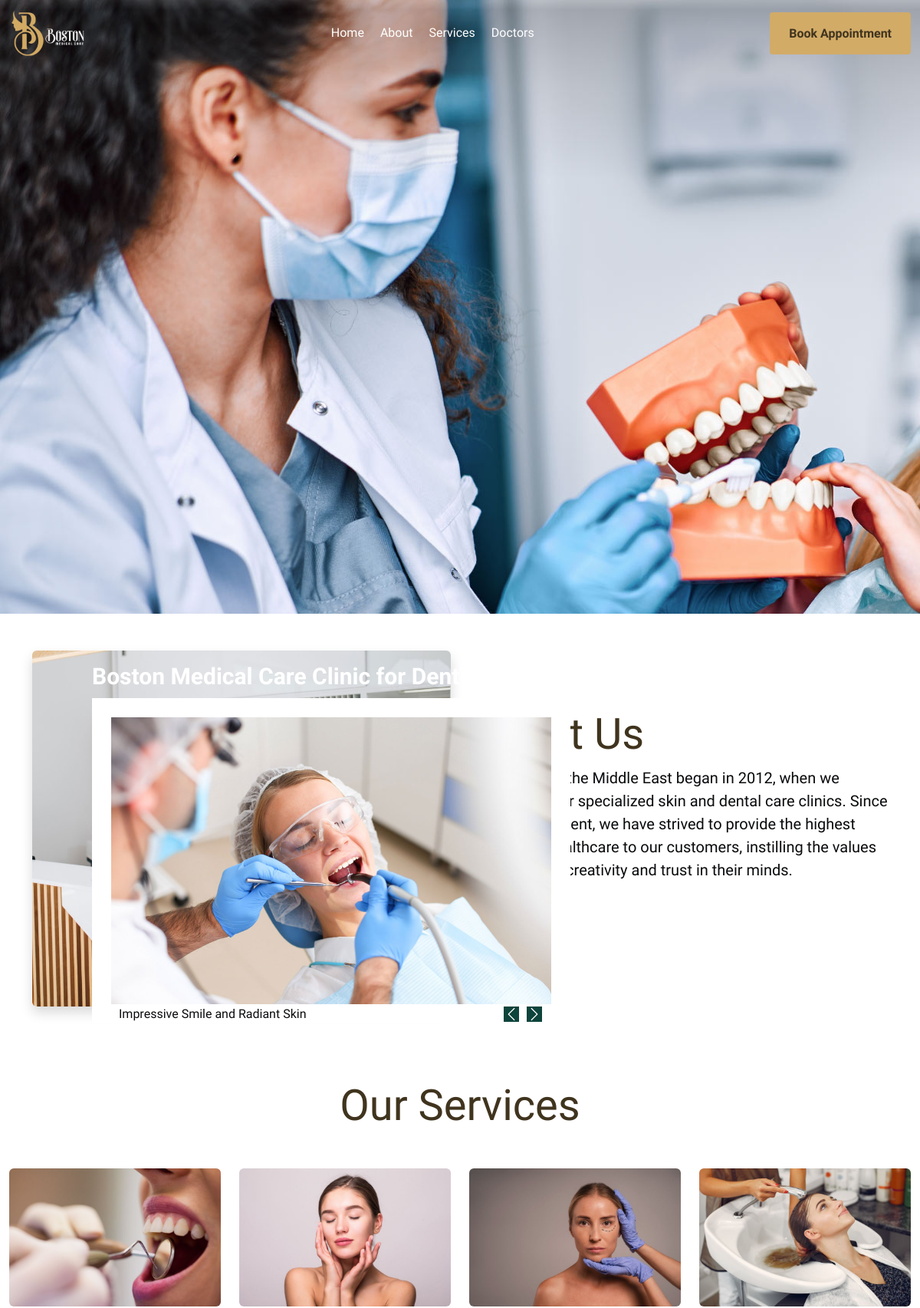
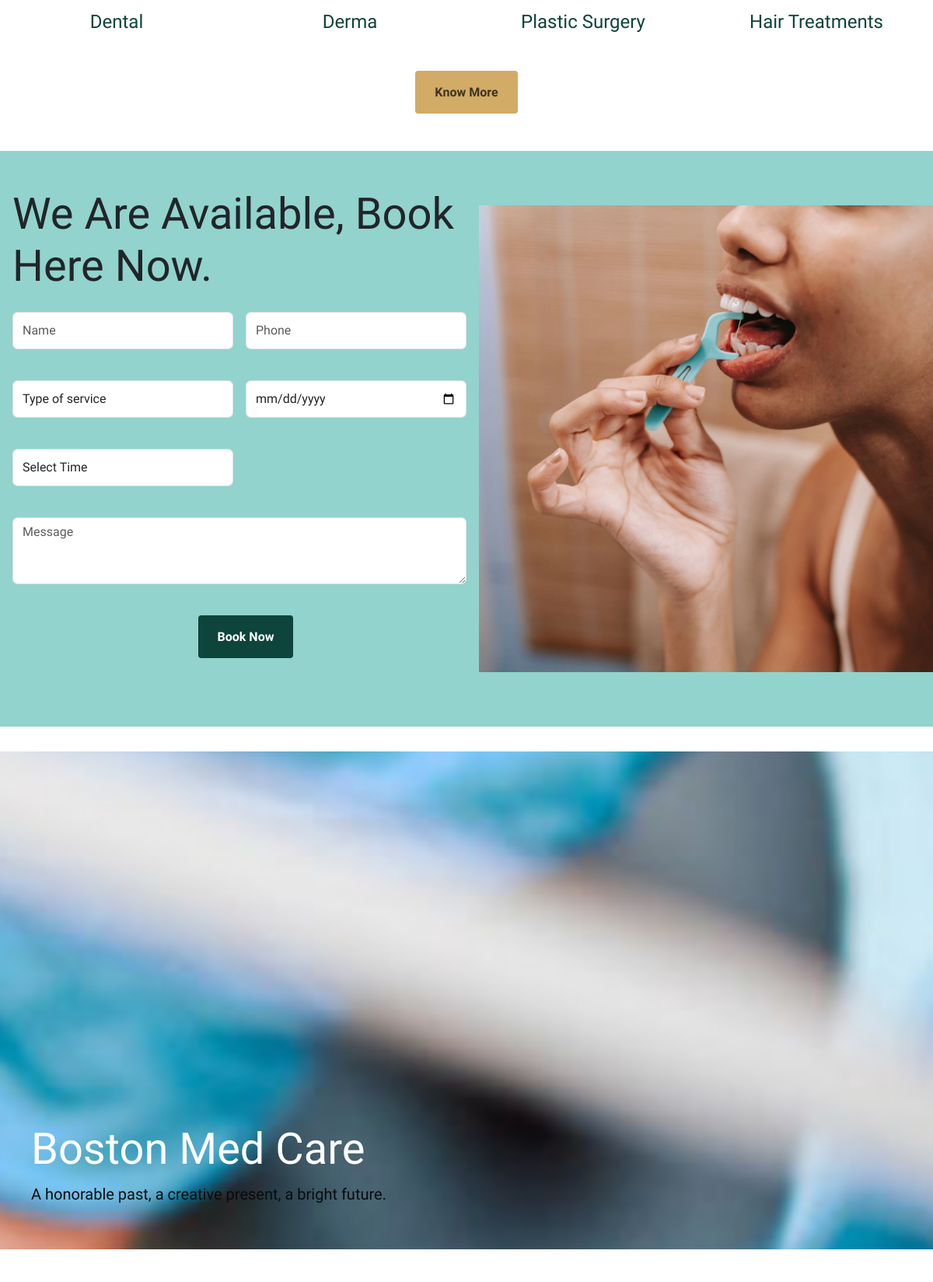
The page / (upper part) on the database its author committed (2 pictures, top to bottom).
### tables this page shows
CREATE TABLE `main_services` (
  `id` int(11) NOT NULL,
  `service_name` varchar(255) NOT NULL,
  `description` text DEFAULT NULL,
  `image_path` varchar(255) DEFAULT NULL,
  `created_at` timestamp NOT NULL DEFAULT current_timestamp(),
  `updated_at` timestamp NOT NULL DEFAULT current_timestamp() ON UPDATE current_timestamp(),
  `service_name_ar` varchar(255) DEFAULT NULL,
  `description_ar` text DEFAULT NULL
);

### application/controllers/Home.php (called while the page is built, shortened)
<?php
class Home extends CI_Controller {
    public function __construct() {
        $this->load->helper('url');
        $this->load->model('main_services_model');
        $this->load->model('time_slot_model');
        $this->load->library('session');
    }
    public function index() {
        $data['main_services'] = $this->main_services_model->get_all_main_services();
        $time_slots = $this->time_slot_model->get_all_time_slots();
        $data['time_slots'] = $time_slots;
        $this->load->view('pages/index', $data);
    }
}

### index.php (called while the page is built, shortened)
<?php
require_once BASEPATH.'core/CodeIgniter.php';

### application/models/Main_services_model.php (called while the page is built, shortened)
<?php
class Main_services_model extends CI_Model {
    public function get_all_main_services() {
        $query = $this->db->get('main_services');
        return $query->result_array();
    }
}

### application/views/pages/index.php (the view, shortened to what this page needs)
<!DOCTYPE html>
<html lang="en">
  <head>
    <link href="https://cdn.jsdelivr.net/npm/bootstrap@5.3.0-alpha1/dist/css/bootstrap.min.css" rel="stylesheet">
    <link rel="stylesheet" href="https://cdnjs.cloudflare.com/ajax/libs/font-awesome/6.5.0/css/all.min.css">
    <link rel="stylesheet" href="<?php echo base_url('assets/css/nav.css'); ?>">
    <link rel="stylesheet" href="<?php echo base_url('assets/css/general.css'); ?>">
    <link rel="stylesheet" href="<?php echo base_url('assets/css/home.css'); ?>">
  </head>
  <body>
    <div class="carousal-overlay">
      <h1> Boston Medical Care Clinic for Dentist, Derma, and Laser</h1>
      <div id="overlay-carousal" class="carousel slide">
        <div class="carousel-inner">
          <div class="carousel-item active">
            <img src="<?php echo base_url('assets/images/h1-img-8.jpg'); ?>" class="d-block"
              alt="dentist is checking a petient">
            <div class="carousal-bottom-text d-block">
              <p>Impressive Smile and Radiant Skin</p>
            </div>
          </div>
          <button class="overlay-carousel-control-prev" type="button" data-bs-target="#overlay-carousal"
            data-bs-slide="prev">
            <span class="carousel-control-prev-icon" aria-hidden="true"></span>
          </button>
          <button class="overlay-carousel-control-next" type="button" data-bs-target="#overlay-carousal"
            data-bs-slide="next">
            <span class="carousel-control-next-icon" aria-hidden="true"></span>
          </button>
        </div>
      </div>
    </div>
    <div id="mainCarousal">
    </div>
    <section class="about-section py-5">
      <div class="container">
        <div class="row align-items-center">
          <div class="col-lg-6 text-center mb-4 mb-lg-0">
          </div>
          <div class="col-lg-6">
            <h1 class="display-4" style="color:#40341e">About Us</h1>
            <p class="lead">Our journey in the Middle East began in 2012, when we established our specialized skin
              and dental care clinics. Since our establishment, we have strived to provide the highest
              quality and healthcare to our customers, instilling the values of excellence, creativity and
              trust in their minds.</p>
            <a href="#your-link" class="btn abt-us-btn mt-3">Know More</a>
          </div>
        </div>
      </div>
    </section>
    <section class="services-section py-5">
      <div class="container-fluid">
        <h2 class="text-center mb-5 display-4" style="color:#40341e">Our Services</h2>
        <div class="row">
          <?php foreach ($main_services as $main_service): ?>
            <div class="col-lg-3 mb-4">
              <a href="<?= base_url('services/' . $main_service['id']); ?>"
                class="text-decoration-none text-dark d-block text-center">
                <img src="<?= base_url($main_service['image_path']); ?>" alt="<?= $main_service['service_name']; ?>"
                  class="img-fluid rounded mb-3">
                <h4 style="color:#0d443b"><?= $main_service['service_name']; ?></h4>
              </a>
            </div>
          <?php endforeach; ?>
        </div>
        <div class="text-center">
          <a href="#your-link" class="btn services-btn mt-3">Know More</a>
        </div>
      </div>
    </section>
    <section class="appointment-section" id="appointment-section">
      <div class="row appointment-row">
        <div class="col-lg container py-5 appointment-container">
          <h3 class="mb-4 display-4">We Are Available, Book Here Now.</h3>
          <form class="row g-3" id="appointmentForm">
            <div class="col-lg-6">
              <input type="text" name="inputName" placeholder="Name" class="form-control custom-input" id="inputName"
                required>
            </div>
            <div class="col-lg-6">
              <input type="text" name="inputPhone" placeholder="Phone" class="form-control custom-input" id="inputPhone"
                required>
            </div>
            <div class="col-lg-6">
              <select name="inputService" class="form-control custom-input" id="inputService" required>
                <option selected disabled>Type of service</option>
              </select>
            </div>
            <div class="col-lg-6">
              <input name="inputDate" type="date" class="form-control custom-input" id="inputDate" required>
            </div>
            <div class="col-lg-6">
              <select name="inputTime" class="form-control custom-input" id="inputTime" required>
                <option selected disabled>Select Time</option>
              </select>
            </div>
            <div class="col-12">
              <textarea name="inputMessage" class="form-control" rows="3" placeholder="Message"
                id="inputMessage"></textarea>
            </div>
            <div class="col-12 text-center">
              <button type="submit" class="btn btn-form">Book Now</button>
            </div>
            <div class="col-12 text-center">
            </div>
          </form>
        </div>
        <div class="col-lg appointment-bg">
        </div>
      </div>
    </section>
    <section class="parallax-section">
      <div class="overlay-text">
        <h1 class="display-4">Boston Med Care</h1>
        <p class="lead">A honorable past, a creative present, a bright future.</p>
      </div>
    </section>
  </body>
</html>

### assets/css/general.css (style rules this page uses)
body { font-family: "Gabarito", sans-serif; height: 200vh; }
h1, h2, h3 { font-family: "Gabarito", sans-serif; font-weight: 700; }
p { font-family: "Gabarito", sans-serif; font-weight: 400; color: #0a0b0d; }

### assets/css/home.css (style rules this page uses)
#mainCarousal { background-image: url(../images/carousal-bg.jpg); background-repeat: no-repeat; background-attachment: fixed; height: 100vh; min-height: 800px; }
.carousal-overlay { position: absolute; width: 50vw; top: 15%; left: 5%; color: #ffffff; z-index: 99; }
.carousal-overlay h1 { color: #ffffff; font-size: 80px; line-height: 85px; }
#overlay-carousal { max-height: 40%; }
#overlay-carousal .carousel-item img { width: 100%; height: 100%; }
#overlay-carousal .carousel-inner { background-color: #ffffff; padding: 25px; width: 65%; height: 55%; }
.carousal-bottom-text { position: absolute; right: 10%; bottom: -25px; left: 10px; color: #0d443b; }
.carousal-bottom-text p { margin-bottom: 0; }
.overlay-carousel-control-prev { right: 30px; }
.overlay-carousel-control-next { right: 0; }
.overlay-carousel-control-next, .overlay-carousel-control-prev { position: absolute; bottom: 2px; z-index: 1; display: flex; align-items: center; justify-content: center; width: 15%; padding: 0; color: #fff; text-align: center; background: 0 0; border: 0; opacity: 1; transition: opacity 0.15s ease; }
.carousel-control-next-icon, .carousel-control-prev-icon { width: 20px; height: 20px; background-repeat: no-repeat; background-position: 50%; background-size: 100% 100%; background-color: #0d443b; }
.abt-us-btn, .services-btn { background-color: #d2ab67; color: #40341e; border-radius: 4px; border: none; font-weight: 700; font-size: 16px; line-height: 25px; min-width: 100px; padding: 15px 25px; text-decoration: none; }
.appointment-section { background-color: #92d3cd; }
.appointment-bg { background-image: url(../images/h1-img-4.jpg); background-size: cover; background-position: center; min-height: 600px; }
.appointment-row { --bs-gutter-x: 0rem; min-height: 600px; align-items: center; }
.custom-input { height:3rem; }
.btn-form { background-color: #0d443b; color: #ffffff; border-radius: 4px; border: none; font-weight: 700; font-size: 16px; line-height: 25px; margin-left: 16px; min-width: 100px; padding: 15px 25px; text-decoration: none; }
.appointment-container { padding-left: 5rem; padding-right: 5rem; }
.parallax-section { background-image: url(../images/h1-img-5.jpg); background-attachment: fixed; background-size: cover; background-position: center; height: 80vh; color: #fff; display: flex; align-items: flex-end; justify-content: flex-start; position: relative; margin-top: 2rem; margin-bottom: 2rem; }
.overlay-text { padding: 40px; border-radius: 8px; }
@media (max-width: 1400px) { .carousal-overlay { width: 65vw; top: 20%; left: 10%; } }
@media (max-width: 1400px) { .carousal-overlay h1 { color: #ffffff; font-size: 50px; } }
@media (max-width: 1200px) { .carousal-overlay { width: 80vw; top: 20%; left: 10%; } }
@media (max-width: 1200px) { .carousal-overlay h1 { font-size: 30px; line-height: 40px; } }
@media (max-width: 1200px) { .appointment-container { padding-left: 1rem; padding-right: 1rem; } }

### rows shown on the page
main_services: image_path (picture), service_name "Dental"
main_services: image_path (picture), service_name "Derma"
main_services: image_path (picture), service_name "Plastic Surgery"
main_services: shows a picture, service_name "Hair Treatments"
